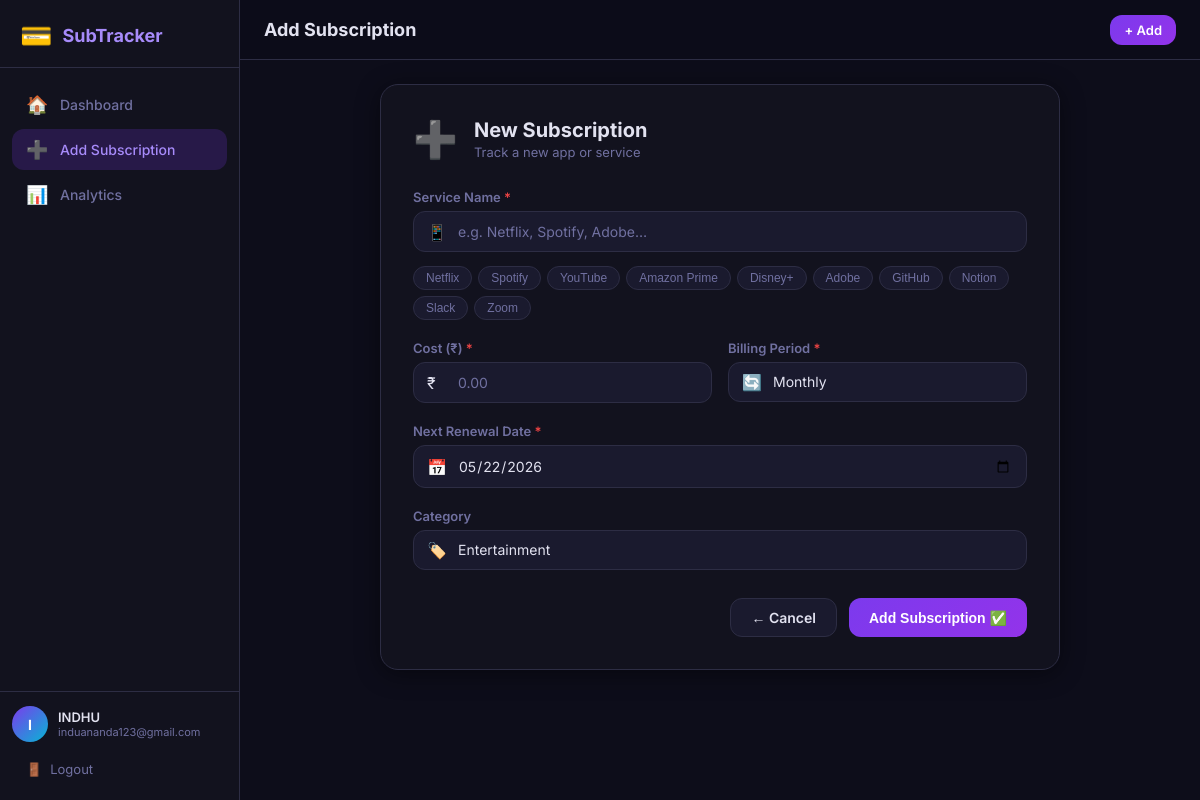
The app's page /add (signed in) with its own data.
### models.py (models this page shows, shortened)
class User(UserMixin, db.Model):
    __tablename__ = 'user'
    id            = db.Column(db.Integer, primary_key=True)
    username      = db.Column(db.String(80),  unique=True, nullable=False)
    email         = db.Column(db.String(120), unique=True, nullable=False)
    password_hash = db.Column(db.String(256), nullable=False)
    created_at    = db.Column(db.DateTime, default=db.func.current_timestamp())
    subscriptions = db.relationship('Subscription', backref='user', lazy=True, cascade='all, delete-orphan')

### subscriptions.py (the view, shortened to what this page needs)
@main.route('/add', methods=['GET', 'POST'])
@login_required
def add_subscription():
    return render_template('add_subscription.html', categories=CATEGORIES)

### models.py (called while the page is built)
@login_manager.user_loader
def load_user(user_id):
    return User.query.get(int(user_id))

### templates/add_subscription.html (shortened to what this page needs)
{% extends "base.html" %}
{% block page_title %}Add Subscription{% endblock %}
{% block content %}
<div class="form-page-wrapper">
  <div class="form-card">
    <div class="form-card-header">
      <span class="form-card-icon">➕</span>
      <div>
        <h2 class="form-card-title">New Subscription</h2>
        <p class="form-card-subtitle">Track a new app or service</p>
      </div>
    </div>
    <form method="POST" action="{{ url_for('main.add_subscription') }}" class="sub-form" novalidate>
      <div class="form-group">
        <label for="service" class="form-label">Service Name <span class="required">*</span></label>
        <div class="input-wrapper">
          <span class="input-icon" id="serviceIconPreview">📱</span>
          <input type="text" id="service" name="service" class="form-input"
                 placeholder="e.g. Netflix, Spotify, Adobe…" required
                 oninput="updateIcon(this.value)" />
        </div>
        <div class="quick-picks">
          {% for svc in ['Netflix','Spotify','YouTube','Amazon Prime','Disney+','Adobe','GitHub','Notion','Slack','Zoom'] %}
          <button type="button" class="quick-chip"
                  onclick="document.getElementById('service').value='{{ svc }}'; updateIcon('{{ svc }}')">
            {{ svc }}
          </button>
          {% endfor %}
        </div>
      </div>
      <div class="form-row-two">
        <div class="form-group">
          <label for="cost" class="form-label">Cost (₹) <span class="required">*</span></label>
          <div class="input-wrapper">
            <span class="input-icon">₹</span>
            <input type="number" id="cost" name="cost" class="form-input"
                   placeholder="0.00" min="0" step="0.01" required
                   oninput="updateConversion()" />
          </div>
        </div>
        <div class="form-group">
          <label for="period" class="form-label">Billing Period <span class="required">*</span></label>
          <div class="input-wrapper">
            <span class="input-icon">🔄</span>
            <select id="period" name="period" class="form-input form-select"
                    onchange="updateConversion()">
              <option value="Monthly">Monthly</option>
            </select>
          </div>
        </div>
      </div>
      <div class="form-group">
        <label for="renewal_date" class="form-label">Next Renewal Date <span class="required">*</span></label>
        <div class="input-wrapper">
          <span class="input-icon">📅</span>
          <input type="date" id="renewal_date" name="renewal_date" class="form-input" required />
        </div>
      </div>
      <div class="form-group">
        <label for="category" class="form-label">Category</label>
        <div class="input-wrapper">
          <span class="input-icon">🏷️</span>
          <select id="category" name="category" class="form-input form-select">
            {% for cat in categories %}
              <option value="{{ cat }}">{{ cat }}</option>
            {% endfor %}
          </select>
        </div>
      </div>
      <div class="form-actions">
        <a href="{{ url_for('main.dashboard') }}" class="btn btn-ghost">← Cancel</a>
        <button type="submit" class="btn btn-primary">Add Subscription ✅</button>
      </div>
    </form>
  </div>
</div>
{% endblock %}

### templates/base.html (shortened to what this page needs)
<!DOCTYPE html>
<html lang="en">
<head>
  <link rel="stylesheet" href="{{ url_for('static', filename='css/style.css') }}" />
</head>
<body>
  {% if current_user.is_authenticated %}
  <aside class="sidebar" id="sidebar">
    <div class="sidebar-brand">
      <span class="brand-icon">💳</span>
      <span class="brand-name">SubTracker</span>
    </div>
    <nav class="sidebar-nav">
      <a href="{{ url_for('main.dashboard') }}"
         class="nav-link {% if request.endpoint == 'main.dashboard' %}active{% endif %}">
        <span class="nav-icon">🏠</span>
        <span>Dashboard</span>
      </a>
      <a href="{{ url_for('main.add_subscription') }}"
         class="nav-link {% if request.endpoint == 'main.add_subscription' %}active{% endif %}">
        <span class="nav-icon">➕</span>
        <span>Add Subscription</span>
      </a>
      <a href="{{ url_for('analytics.analytics') }}"
         class="nav-link {% if request.endpoint == 'analytics.analytics' %}active{% endif %}">
        <span class="nav-icon">📊</span>
        <span>Analytics</span>
      </a>
    </nav>
    <div class="sidebar-footer">
      <div class="user-chip">
        <div class="user-avatar">{{ current_user.username[0].upper() }}</div>
        <div class="user-info">
          <span class="user-name">{{ current_user.username }}</span>
          <span class="user-email">{{ current_user.email }}</span>
        </div>
      </div>
      <a href="{{ url_for('auth.logout') }}" class="logout-btn">
        <span>🚪</span> Logout
      </a>
    </div>
  </aside>
  <div class="topbar">
    <h1 class="topbar-title">{% block page_title %}Dashboard{% endblock %}</h1>
    <a href="{{ url_for('main.add_subscription') }}" class="btn btn-primary btn-sm">+ Add</a>
  </div>
  {% endif %}
  <main class="main-content {% if not current_user.is_authenticated %}full-width{% endif %}">
    {% block content %}{% endblock %}
  </main>
</body>
</html>

### records on screen
User: username "I", username "INDHU", email "induananda123@gmail.com"

### other values on screen
{{ svc }} "Netflix" "Spotify" "YouTube" "Amazon Prime" "Disney+" "Adobe" "GitHub" "Notion" "Slack" "Zoom"
form field category "Entertainment"
